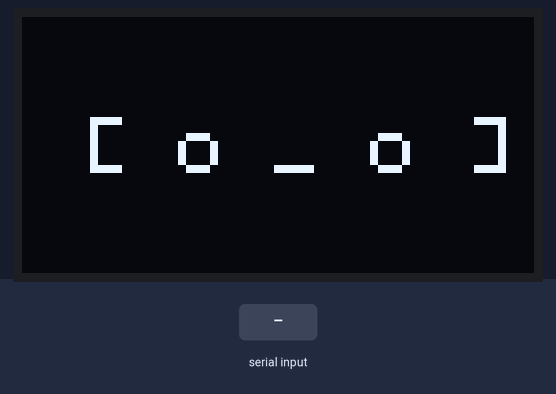
This sketch was run on a simulated Arduino Uno, built with avr-gcc and run on an emulated ATmega328P. Shown: 128×64 one-colour display. Inputs (shaded band) come from the test bench. Storage starts empty; random numbers use the default seed unless the sketch sets one; what the sketch prints to the serial monitor is not drawn.

Above: at 2.2 s.
2.3 s: "1\n" received over Serial
At 5.3 s:
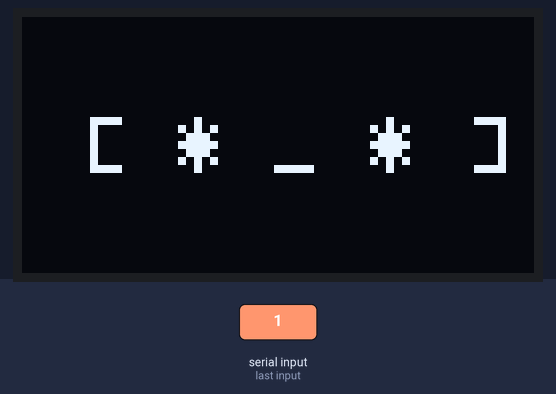
At 10.5 s:
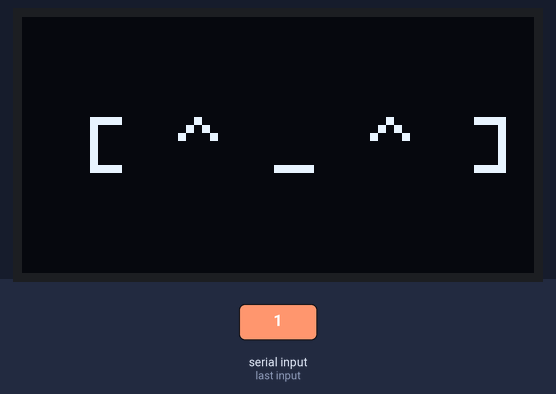
Timing chart, 0 to 11.3 s (numbered marks = the images above; inputs shaded):
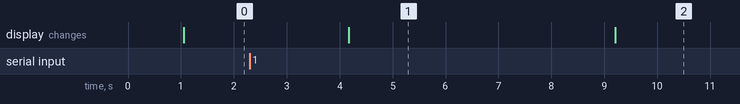

The sketch:

main.ino
```cpp
#include <Wire.h>
#include <Adafruit_GFX.h>
#include <Adafruit_SSD1306.h>
#include <SPI.h>
#include <SD.h>
#include <vector>

#define SCREEN_WIDTH 128
#define SCREEN_HEIGHT 64
#define OLED_RESET    -1
Adafruit_SSD1306 display(SCREEN_WIDTH, SCREEN_HEIGHT, &Wire, OLED_RESET);

const int SD_CS = 10;

// Trạng thái sinh học
enum State {
  STATE_SLEEPING,
  STATE_HUNGRY,
  STATE_AWAKE
};

State currentState = STATE_AWAKE;
int batteryLevel = 90;

// Bộ nhớ từ vựng hoàn toàn trống lúc mới sinh, chỉ có chuỗi bập bẹ nguyên thủy
std::vector<String> learnedWords = {};
String rawBabble = "ậthaugwkwywiwyhe";

void drawFace(String expression) {
  display.clearDisplay();
  display.setTextSize(2);
  display.setTextColor(SSD1306_WHITE);
  display.setCursor(15, 25);
  display.println(expression);
  display.display();
}

void setup() {
  Serial.begin(115200);
  delay(1000);

  if(!display.begin(SSD1306_SWITCHCAPVCC, 0x3C)) {
    Serial.println("Lỗi OLED!");
    while(1);
  }

  drawFace("[ o _ o ]"); // Mặt ngơ ngác mới sinh

  // Khởi động thẻ nhớ và nạp lại những gì người thầy từng dạy
  if (SD.begin(SD_CS)) {
    File file = SD.open("/teacher_lessons.txt", FILE_READ);
    if (file) {
      while (file.available()) {
        String word = file.readStringUntil('\n');
        word.trim();
        if (word.length() > 0) {
          learnedWords.push_back(word);
        }
      }
      file.close();
      Serial.println("Đã khôi phục tri thức do thầy dạy từ thẻ nhớ.");
    } else {
      Serial.println("Bộ não hoàn toàn trắng tinh, chờ người thầy xuất hiện...");
    }
  }
}

void loop() {
  // Giả lập tụt pin theo thời gian
  batteryLevel -= 1;
  if (batteryLevel <= 0) batteryLevel = 100;

  if (batteryLevel < 10) {
    currentState = STATE_SLEEPING;
  } else if (batteryLevel < 25) {
    currentState = STATE_HUNGRY;
  } else {
    currentState = STATE_AWAKE;
  }

  // Hiển thị hành vi và khuôn mặt trên OLED
  if (currentState == STATE_SLEEPING) {
    drawFace("( - _ - )");
    Serial.println("AI: (Đang ngủ sâu)...");
    delay(4000);
    return;
  }

  if (currentState == STATE_HUNGRY) {
    drawFace("(> _ <)");
    // Nếu đói mà chưa được dạy từ chỉ sự đói, nó chỉ biết ú ớ
    if (learnedWords.empty()) {
      Serial.println("AI (đói): ậ... ha...");
    } else {
      // Dùng từ đã học để gọi (hoặc kêu bập bẹ)
      String w = learnedWords[random(0, learnedWords.size())];
      Serial.print("AI (đói, gọi thầy): ");
      Serial.println(w);
    }
    delay(3000);
    return;
  }

  // Trạng thái thức: Nếu chưa có từ nào, nó chỉ nói linh tinh ngẫu nhiên
  if (learnedWords.empty()) {
    drawFace("[ o _ o ]");
    int idx = random(0, rawBabble.length());
    String randomSound = String(rawBabble[idx]) + String(rawBabble[random(0, rawBabble.length())]);
    Serial.print("AI (bập bẹ vô nghĩa): ");
    Serial.println(randomSound);
  } else {
    // Đã được thầy dạy, nó sẽ nói lại các từ do thầy truyền đạt
    drawFace("[ ^ _ ^ ]");
    String taughtWord = learnedWords[random(0, learnedWords.size())];
    Serial.print("AI (tập nói theo thầy): ");
    Serial.println(taughtWord);
  }

  // Vai trò của người thầy: Dạy nó từng từ một qua Serial (hoặc qua Mic sau này)
  if (Serial.available() > 0) {
    String lessonFromTeacher = Serial.readStringUntil('\n');
    lessonFromTeacher.trim();

    if (lessonFromTeacher.length() > 0) {
      drawFace("[ * _ * ]");
      Serial.print("--> Người thầy dạy từ mới: ");
      Serial.println(lessonFromTeacher);

      // Thêm vào bộ nhớ RAM
      learnedWords.push_back(lessonFromTeacher);

      // Lưu vĩnh viễn vào thẻ nhớ SD
      File file = SD.open("/teacher_lessons.txt", FILE_WRITE);
      if (file) {
        file.println(lessonFromTeacher);
        file.close();
        Serial.println("--> Đã khắc ghi bài học vào thẻ nhớ!");
      }

      delay(2000);
    }
  }

  delay(3000);
}
```

Measured:
- after the input at 2.3 s, the display: changes after 1.9 s (image 1)
- what the display in image 1 shows lasts 5.0 s, from 4.2 s to 9.2 s
